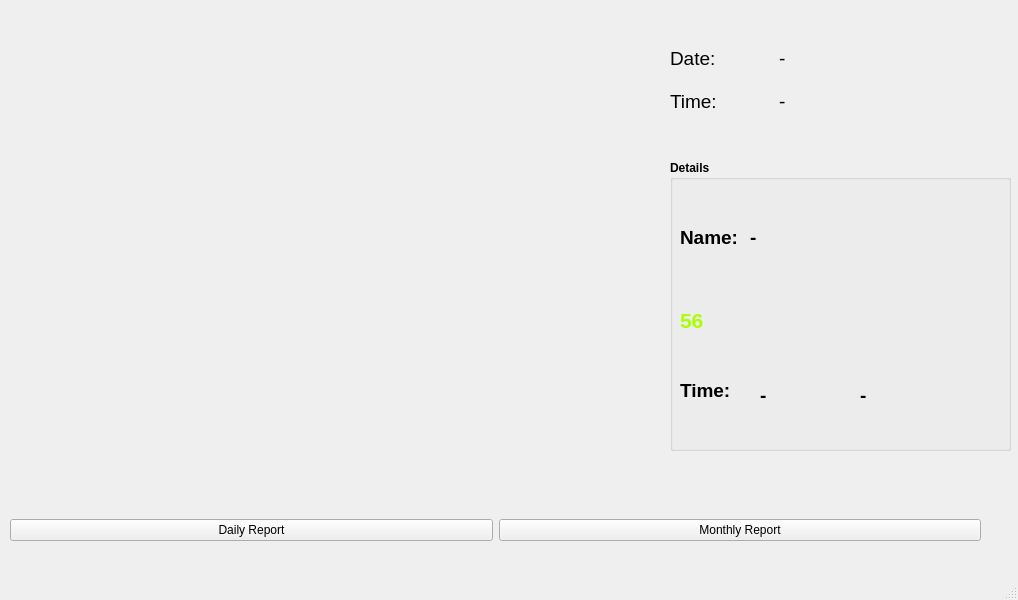
<?xml version="1.0" encoding="UTF-8"?>
<ui version="4.0">
 <class>MainWindow</class>
 <widget class="QMainWindow" name="MainWindow">
  <property name="geometry">
   <rect>
    <x>0</x>
    <y>0</y>
    <width>1018</width>
    <height>600</height>
   </rect>
  </property>
  <property name="windowTitle">
   <string>FaceRec</string>
  </property>
  <widget class="QWidget" name="centralwidget">
   <widget class="QWidget" name="horizontalLayoutWidget">
    <property name="geometry">
     <rect>
      <x>10</x>
      <y>490</y>
      <width>971</width>
      <height>80</height>
     </rect>
    </property>
    <layout class="QHBoxLayout" name="horizontalLayout">
     <item>
      <widget class="QPushButton" name="DailyReportButton">
       <property name="text">
        <string>Daily Report</string>
       </property>
      </widget>
     </item>
     <item>
      <widget class="QPushButton" name="MonthlyReportButton">
       <property name="text">
        <string>Monthly Report</string>
       </property>
      </widget>
     </item>
    </layout>
   </widget>
   <widget class="QWidget" name="gridLayoutWidget">
    <property name="geometry">
     <rect>
      <x>670</x>
      <y>40</y>
      <width>211</width>
      <height>80</height>
     </rect>
    </property>
    <layout class="QGridLayout" name="gridLayout">
     <item row="0" column="0">
      <layout class="QHBoxLayout" name="horizontalLayout_2">
       <item>
        <widget class="QLabel" name="label">
         <property name="enabled">
          <bool>true</bool>
         </property>
         <property name="font">
          <font>
           <pointsize>14</pointsize>
          </font>
         </property>
         <property name="text">
          <string>Date:</string>
         </property>
        </widget>
       </item>
       <item>
        <widget class="QLabel" name="DateLabel">
         <property name="enabled">
          <bool>true</bool>
         </property>
         <property name="font">
          <font>
           <pointsize>14</pointsize>
          </font>
         </property>
         <property name="text">
          <string>-</string>
         </property>
        </widget>
       </item>
      </layout>
     </item>
     <item row="1" column="0">
      <layout class="QHBoxLayout" name="horizontalLayout_3">
       <item>
        <widget class="QLabel" name="label_2">
         <property name="enabled">
          <bool>true</bool>
         </property>
         <property name="font">
          <font>
           <pointsize>14</pointsize>
          </font>
         </property>
         <property name="text">
          <string>Time:</string>
         </property>
        </widget>
       </item>
       <item>
        <widget class="QLabel" name="TimeLabel">
         <property name="enabled">
          <bool>true</bool>
         </property>
         <property name="font">
          <font>
           <pointsize>14</pointsize>
          </font>
         </property>
         <property name="text">
          <string>-</string>
         </property>
        </widget>
       </item>
      </layout>
     </item>
    </layout>
   </widget>
   <widget class="QGroupBox" name="groupBox">
    <property name="geometry">
     <rect>
      <x>670</x>
      <y>160</y>
      <width>341</width>
      <height>291</height>
     </rect>
    </property>
    <property name="font">
     <font>
      <weight>75</weight>
      <bold>true</bold>
     </font>
    </property>
    <property name="tabletTracking">
     <bool>true</bool>
    </property>
    <property name="title">
     <string>Details</string>
    </property>
    <widget class="QLabel" name="label_3">
     <property name="enabled">
      <bool>true</bool>
     </property>
     <property name="geometry">
      <rect>
       <x>10</x>
       <y>30</y>
       <width>91</width>
       <height>95</height>
      </rect>
     </property>
     <property name="font">
      <font>
       <pointsize>14</pointsize>
      </font>
     </property>
     <property name="text">
      <string>Name:</string>
     </property>
    </widget>
    <widget class="QLabel" name="MinuteLabel">
     <property name="enabled">
      <bool>true</bool>
     </property>
     <property name="geometry">
      <rect>
       <x>190</x>
       <y>140</y>
       <width>91</width>
       <height>191</height>
      </rect>
     </property>
     <property name="font">
      <font>
       <pointsize>14</pointsize>
      </font>
     </property>
     <property name="text">
      <string>-</string>
     </property>
    </widget>
    <widget class="QLabel" name="label_6">
     <property name="enabled">
      <bool>true</bool>
     </property>
     <property name="geometry">
      <rect>
       <x>10</x>
       <y>140</y>
       <width>58</width>
       <height>181</height>
      </rect>
     </property>
     <property name="font">
      <font>
       <pointsize>14</pointsize>
      </font>
     </property>
     <property name="text">
      <string>Time:</string>
     </property>
    </widget>
    <widget class="QLabel" name="NameLabel">
     <property name="enabled">
      <bool>true</bool>
     </property>
     <property name="geometry">
      <rect>
       <x>80</x>
       <y>30</y>
       <width>251</width>
       <height>95</height>
      </rect>
     </property>
     <property name="font">
      <font>
       <pointsize>14</pointsize>
      </font>
     </property>
     <property name="text">
      <string>-</string>
     </property>
    </widget>
    <widget class="QLabel" name="HourLabel">
     <property name="enabled">
      <bool>true</bool>
     </property>
     <property name="geometry">
      <rect>
       <x>90</x>
       <y>140</y>
       <width>91</width>
       <height>191</height>
      </rect>
     </property>
     <property name="font">
      <font>
       <pointsize>14</pointsize>
      </font>
     </property>
     <property name="text">
      <string>-</string>
     </property>
    </widget>
    <widget class="QLabel" name="Score_label">
     <property name="geometry">
      <rect>
       <x>10</x>
       <y>140</y>
       <width>91</width>
       <height>41</height>
      </rect>
     </property>
     <property name="font">
      <font>
       <pointsize>16</pointsize>
      </font>
     </property>
     <property name="autoFillBackground">
      <bool>false</bool>
     </property>
     <property name="styleSheet">
      <string notr="true">color: rgb(170, 255, 0);</string>
     </property>
     <property name="text">
      <string>56</string>
     </property>
    </widget>
   </widget>
   <widget class="QLabel" name="imgLabel">
    <property name="geometry">
     <rect>
      <x>-60</x>
      <y>40</y>
      <width>640</width>
      <height>480</height>
     </rect>
    </property>
    <property name="text">
     <string/>
    </property>
   </widget>
  </widget>
  <widget class="QMenuBar" name="menubar">
   <property name="geometry">
    <rect>
     <x>0</x>
     <y>0</y>
     <width>1018</width>
     <height>22</height>
    </rect>
   </property>
  </widget>
  <widget class="QStatusBar" name="statusbar"/>
 </widget>
 <resources/>
 <connections/>
</ui>
